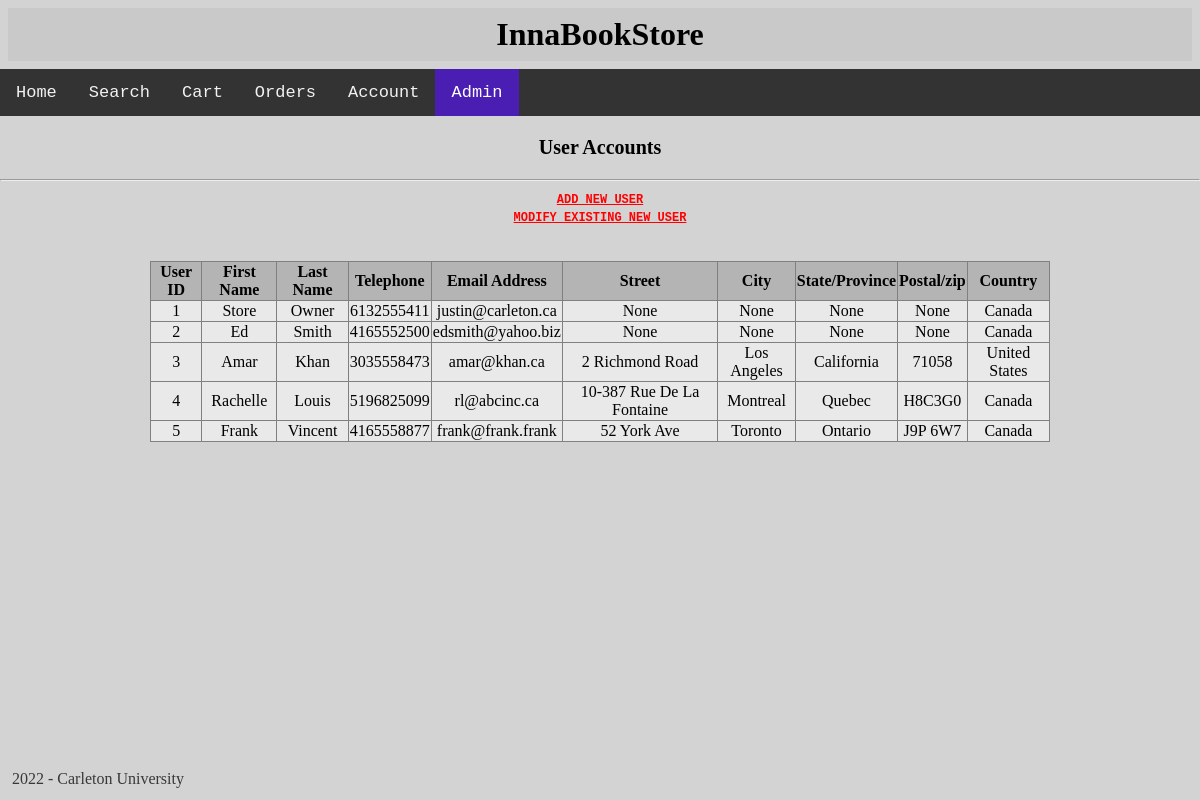
Before: /viewusers with the older database file.
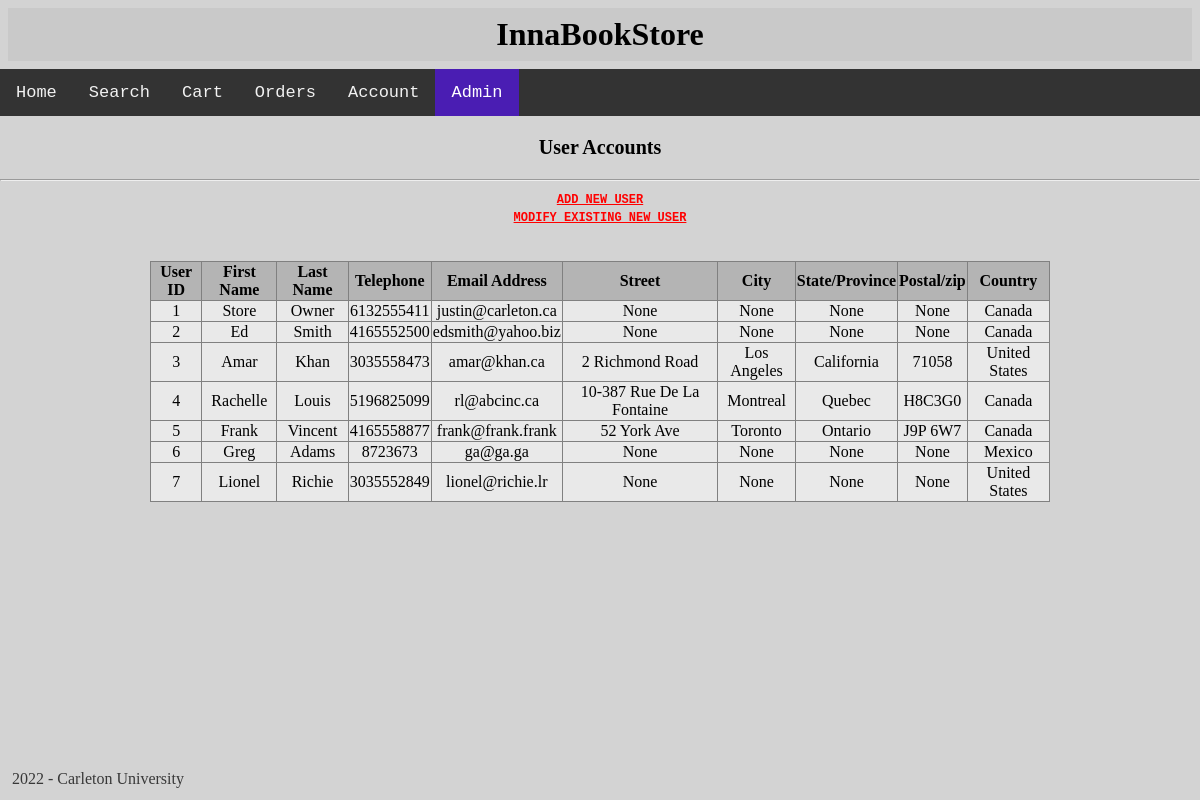
After: the same page with the newer database file.
### tables this page shows
CREATE TABLE useraccounts (
    u_id INTEGER PRIMARY KEY,
    u_pw TEXT NOT NULL,
    u_fname TEXT NOT NULL,
    u_lname TEXT NOT NULL,
    u_telephone TEXT NOT NULL,
    u_email TEXT UNIQUE NOT NULL,
    u_accttype BOOL NOT NULL,
    u_street TEXT,
    u_city TEXT,
    u_stateprov TEXT,
    u_postalzip TEXT,
    u_country TEXT NOT NULL
);

### main.py (the view)
@app.route('/viewusers')
def viewusers():
    c.execute('SELECT * FROM useraccounts')
    users = c.fetchall()
    return render_template('viewusers.html', users = users)

### templates/viewusers.html (shortened to what this page needs)
{% extends 'base.html' %}
{% block body %}
<div class="topnav">
    <a href="/">Home</a>
    <a href="/search">Search</a>
    <a href="/cart">Cart</a>
    <a href="/orders">Orders</a>
    <a href="/account">Account</a>
    <a class="active" href="/admin">Admin</a>
</div>
<h2>User Accounts</h2>
<hr>
<center>
<h3><a href="/adduser"> ADD NEW USER</a></h3>
<h3><a href="/adduser"> MODIFY EXISTING NEW USER</a></h3>
</center>
<br><br>
<table style="width: 900px;">
    <thead>
        <th>User ID</th>
        <th>First Name</th>
        <th>Last Name</th>
        <th>Telephone</th>
        <th>Email Address</th>
        <th>Street</th>
        <th>City</th>
        <th>State/Province</th>
        <th>Postal/zip</th>
        <th>Country</th>
    </thead>
{% for item in users %}
    <tr>
        <td>{{item[0]}}</td>
        <td>{{item[2]}}</td>
        <td>{{item[3]}}</td>
        <td>{{item[4]}}</td>
        <td>{{item[5]}}</td>
        <td>{{item[7]}}</td>
        <td>{{item[8]}}</td>
        <td>{{item[9]}}</td>
        <td>{{item[10]}}</td>
        <td>{{item[11]}}</td>
    </tr>
{% endfor %}
</table>
{% endblock %}

### templates/base.html (shortened to what this page needs)
<!DOCTYPE html>
<html lang="en">
<head>
    <link rel="stylesheet" href="{{ url_for('static', filename='css/reset.css') }}" />
    <link rel="stylesheet" href="{{ url_for('static', filename='css/styles.css') }}" />
    <h1>InnaBookStore</h1>
</head>
<body>
    {% block body %}{% endblock %}
    <footer>
        2022 - Carleton University
    </footer>
</body>
</html>

### static/css/styles.css (style rules this page uses)
h1 { margin: 0.25em; padding: 0.25em; color: black; text-align: center; font-size: 2em; background-color: rgb(201, 201, 201); }
h2 { margin: 0.5em; padding: 0.5em; text-align: center; font-size: 1.25em; }
h3 { text-align: center; color:#007ac0; }
body { background-color: lightgrey; margin: auto; }
table { border-collapse: collapse; margin: auto; text-align: center; }
td, th { border: 1px solid grey; background-color:rgb(233, 233, 233) }
a { font-family:'Courier New', Courier, monospace; font-size: 75%; }
a:link { color: red; }
th { font-weight: bold; background-color: rgb(180, 180, 180); }
tr { font-weight: normal; }
.topnav { background-color: #333; overflow: hidden; }
.topnav a { float: left; color: #f2f2f2; text-align: center; padding: 14px 16px; text-decoration: none; font-size: 17px; }
.topnav a.active { background-color: #4a1db3; color: white; }
footer { margin: 0.5em; padding: 0.25em; position: fixed; bottom: 0; left: auto; text-align:center; color: rgb(56, 56, 56); }

Changed rows visible on the page:
added useraccounts: u_id "6", u_fname "Greg", u_lname "Adams", u_telephone "8723673", u_email "ga@ga.ga", item "None", u_country "Mexico"
added useraccounts: u_id "7", u_fname "Lionel", u_lname "Richie", u_telephone "3035552849", u_email "lionel@richie.lr", item "None", u_country "United States"
